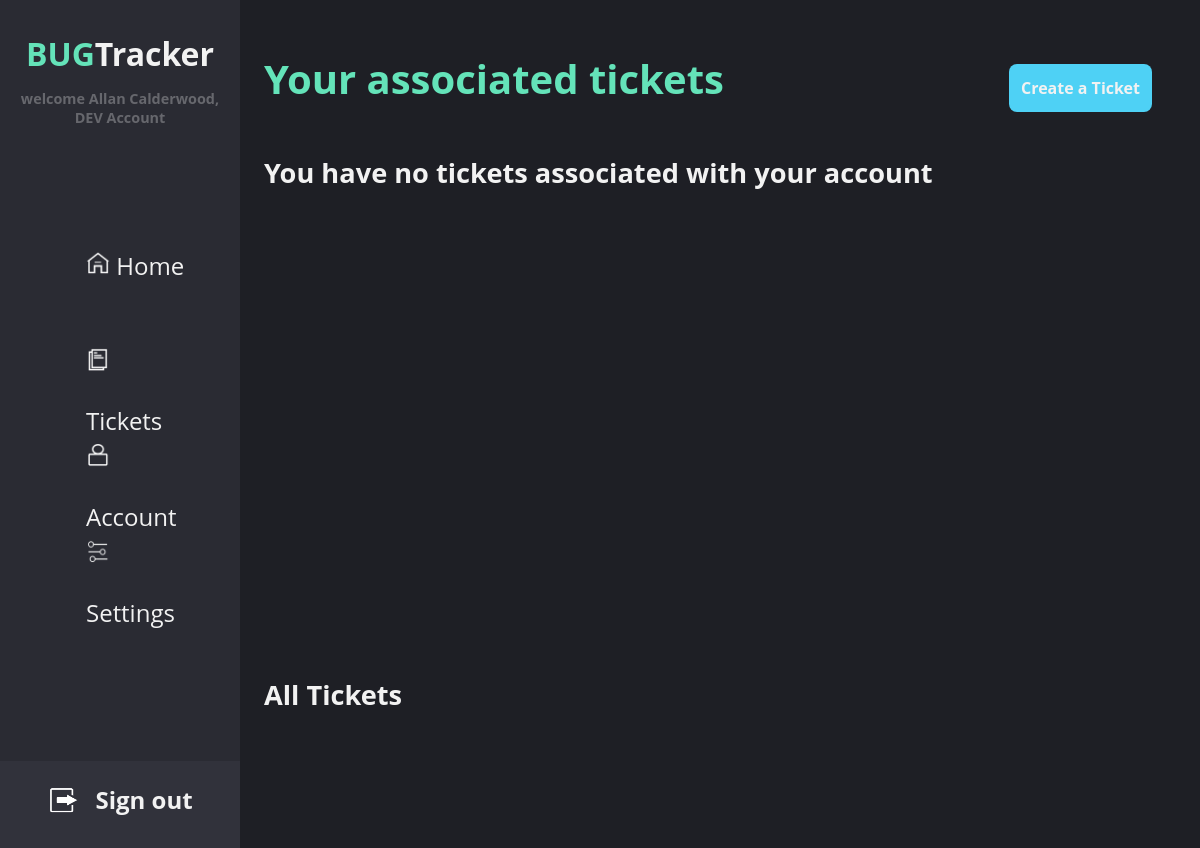
The page /tickets/tickets/ (signed in) on the database as committed earlier.
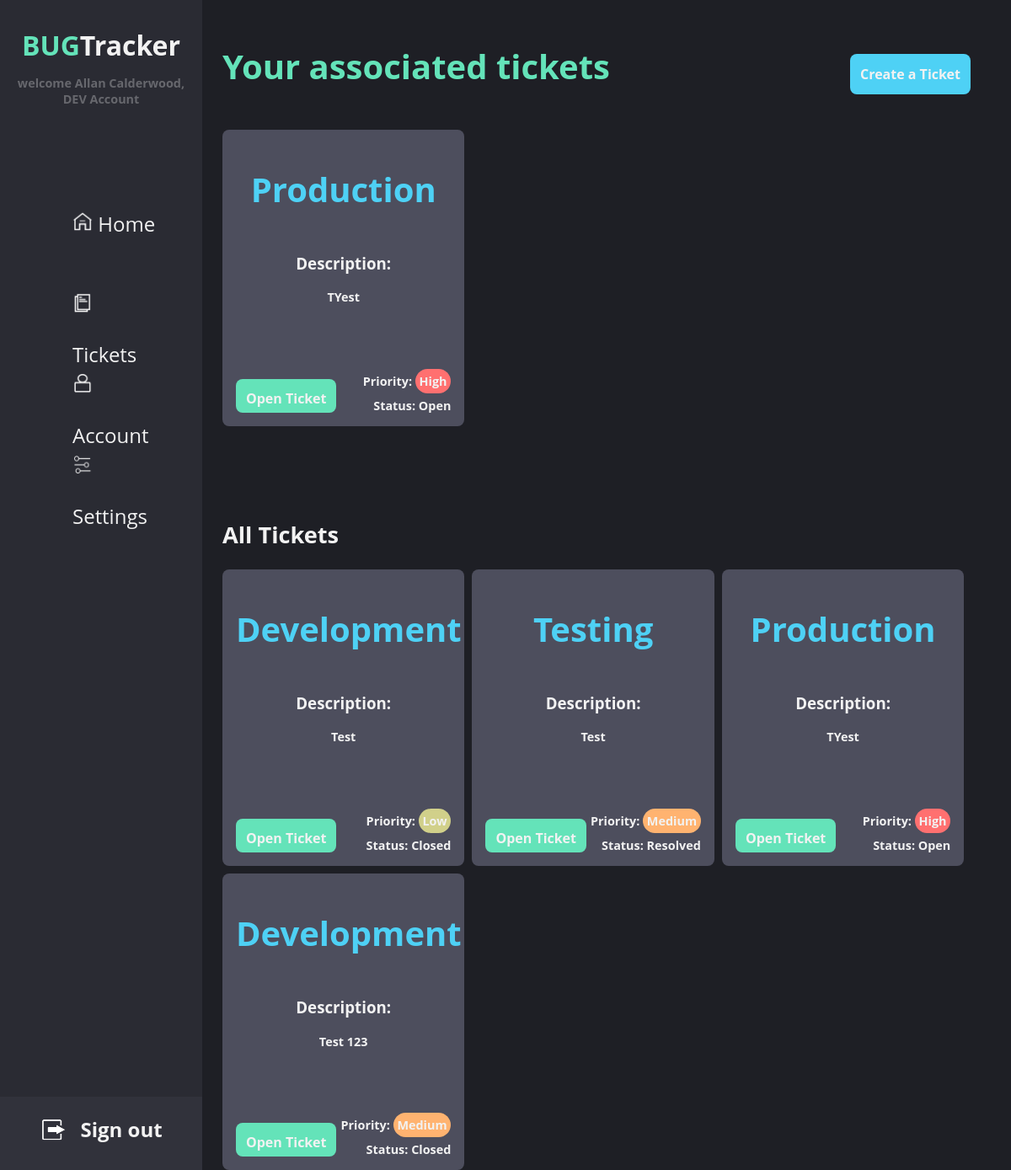
The same page on the database as committed later.
### tickets/models.py (models this page shows)
class Ticket(models.Model):
    LOW = 'Low'
    MED = 'Medium'
    HIG = 'High'
    PRIORITY = [
        (LOW, 'Low'),
        (MED, 'Medium'),
        (HIG, 'High'),
    ]
    OPN = 'Open'
    RES = 'Resolved'
    CLS = 'Closed'
    STATUS = [
        (OPN, 'Open'),
        (RES, 'Resolved'),
        (CLS, 'Closed'),
    ]
    DEV = 'Development'
    TEST = 'Testing'
    PRO = 'Production'
    STAGE = [
        (DEV, 'Development'),
        (TEST, 'Testing'),
        (PRO, 'Production'),
    ]
    creatorID = models.ForeignKey(
        settings.AUTH_USER_MODEL,
        on_delete=models.CASCADE,
        related_name='+'
    )
    devID = models.ForeignKey(
        settings.AUTH_USER_MODEL,
        on_delete=models.CASCADE,
        related_name='+'
    )
    description = models.TextField(max_length=1000)
    priority = models.CharField(
        max_length=7,
        choices=PRIORITY
    )
    time = models.DateTimeField(auto_now=False, auto_now_add=True)
    status = models.CharField(
        max_length=8,
        choices=STATUS,
        default='Open',
    )
    stage = models.CharField(
        max_length=11,
        choices=STAGE,
        default='Development',
    )

### tickets/views.py (the view)
# urls.py: path('tickets/', include('tickets.urls')),
@login_required
def tickets(request):
    role = request.user.role.title
    if (role=="TST"):
        tickets = Ticket.objects.filter(Q(status='Resolved') | Q(status='Closed'))
    else:
        ticketsUnfiltered = Ticket.objects.filter(Q(creatorID=request.user.id) | Q(devID=request.user.id))
        tickets = ticketsUnfiltered.filter(status="Open")
    ticketsAll = Ticket.objects.all()
    for ticket in tickets:
        if (len(ticket.description) > 40):
            ticket.description=ticket.description[:40]+"..."
    for ticket in ticketsAll:
        if (len(ticket.description) > 40):
            ticket.description=ticket.description[:40]+"..."
    return render(request, 'tickets/tickets.html', {'title': 'Tickets', 'tickets': tickets,'ticketsAll': ticketsAll,'role':role})

### tickets/templates/tickets/tickets.html (shortened to what this page needs)
{% extends "base_home.html" %}
{% block content %}
<div class="ticket-container">
    {% if role == "TST" %}
    <h1>Resolved and closed tickets</h1>
    {% elif role == "DEV" %}
    <h1>Your associated tickets</h1>
    {% else %}
    <h1>Your created tickets</h1>
    {% endif %}
    {% for ticket in tickets %}
        <div class="ticket">
            <h1>{{ticket.stage}}</h1>
            <h3>Description:<h3>
            <p>{{ticket.description}}</p>
            <h2 class="status">Status: {{ticket.status}}</h2>
            <h2 class="priority">Priority: <span class="{{ticket.priority}}">{{ticket.priority}}</span></h2>
            <a href="../details/{{ticket.id}}" class="btn">Open Ticket</a>
        </div>
    {% endfor %}
    {% if tickets|length == 0 %}
    <h2 id="noTicket">You have no tickets associated with your account</h2>
    {% endif %}
    <a id="create" href="../create" class="btn">Create a Ticket</a>
</div>
<br><br><br><br><br><br><br><br><br><br><br><br><br><br><br><br><br><br><br><br>
<div class="ticket-container">
  {% if user.role.title == 'DEV' %}
  <h2 id="noTicket">All Tickets</h2>
  {% for ticket in ticketsAll %}
    <div class="ticket">
        <h1>{{ticket.stage}}</h1>
        <h3>Description:<h3>
        <p>{{ticket.description}}</p>
        <h2 class="status">Status: {{ticket.status}}</h2>
        <h2 class="priority">Priority: <span class="{{ticket.priority}}">{{ticket.priority}}</span></h2>
        <a href="../details/{{ticket.id}}" class="btn">Open Ticket</a>
    </div>
  {% endfor %}
  {% endif %}
</div>
{% endblock %}

### templates/base_home.html (shortened to what this page needs)
<!DOCTYPE html>
{% load static %}
<html lang="en">
<head>
    <link rel="stylesheet" type="text/css" href="{% static 'css/bugTracker.min.css' %}">
</head>
<body>
  <div class="main-wrapper">
    <div class="sidebar">
      <div id="logo">
        <a href="{% url 'tickets:home'%}"><span>BUG</span>Tracker</a>
      </div>
      <h3>welcome {{ request.user.get_full_name }},<br>{{ user.role.title }} Account</h3>
      <ul>
        <li> <a href="{% url 'tickets:home'%}">
          <img src="{% static 'images/home.png' %}"/>
          Home
        </a>
       </li>
        <li>
          <a href="{% url 'tickets:tickets'%}">
            <img src="{% static 'images/ticket.png' %}"/>
            Tickets
          </a>
        </li>
        <li>
           <a href="{% url 'users:account'%}">
             <img src="{% static 'images/user.png' %}"/>
             Account
           </a>
         </li>
        <li>
          <a href="{% url 'tickets:settings'%}">
            <img src="{% static 'images/settings.png' %}"/>
            Settings
          </a>
        </li>
      </ul>
      <div id="logout-wrapper">
      <a id="logout" href="{% url 'logout'%}"><img src="{% static 'images/logout.png' %}"/>Sign out</a>
      </div>
    </div>
    <div class="cntn">
        {% block content %}{% endblock %}
    </div>
  </div>
</body>
</html>

Rows that differ between the two databases and show on the page:
added Ticket: stage "Production", description "TYest", status "Open", priority "High"
added Ticket: stage "Development", description "Test", status "Closed", priority "Low", shown under "All Tickets"
added Ticket: stage "Testing", description "Test", status "Resolved", priority "Medium", shown under "All Tickets"
added Ticket: stage "Development", description "Test 123", status "Closed", priority "Medium", shown under "All Tickets"
Other text that changed with them:
text no longer shown: "You have no tickets associated with your account"
